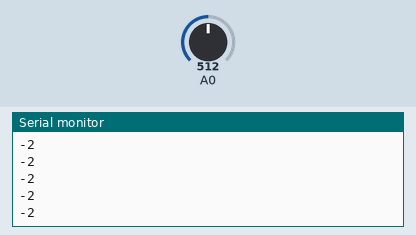
The sketch below on a simulated Arduino Uno, built with avr-gcc and run on an emulated ATmega328P. Shown: the last lines printed to the serial monitor. The inputs (shaded band) are chosen by the test bench; at power-on: A0 = 512.

Above: at 1.2 s.
1.3 s: A0 set to 716
At 2.47 s:
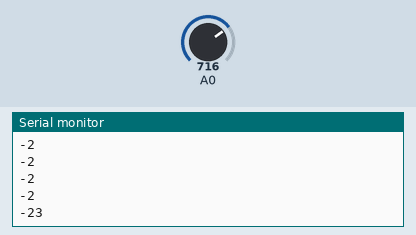
2.8 s: A0 set to 900
At 2.8 s:
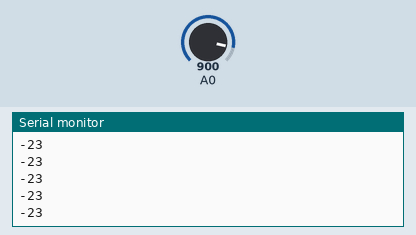
Timing chart, 0 to 5.8 s (numbered marks = the images above; inputs shaded):
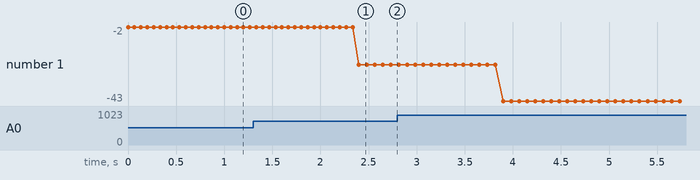

The sketch:

_____02_cm____.ino
```cpp
int value = 0;

void setup() {
  // センサの値をグラフで表示する準備
  Serial.begin(600);
}

void loop() {
  // 変数valueにA0ピンの値を読み取って代入する
  value = analogRead(0);

  // map関数で出力電圧の値10～450を50cm～4cmに変換する
  // 使い方：map(変換対象, その最小値, その最大値, 最小値に対応させる値、最大値に対応させる値)
  value = map(value, 10, 450, 50, 4);

  Serial.println(value);
}
```

Measured:
- after the input at 1.3 s, the serial monitor: prints a new line after 1.1 s (image 1)
- plotted number 1: -2 → -23 after the input at 1.3 s, -23 → -43 after the input at 2.8 s
